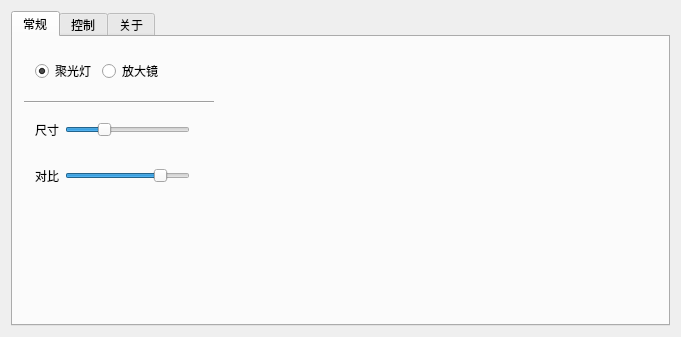
<?xml version="1.0" encoding="UTF-8"?>
<ui version="4.0">
 <class>MainWindowClass</class>
 <widget class="QWidget" name="MainWindowClass">
  <property name="geometry">
   <rect>
    <x>0</x>
    <y>0</y>
    <width>681</width>
    <height>337</height>
   </rect>
  </property>
  <property name="windowTitle">
   <string>Spotlight</string>
  </property>
  <property name="windowIcon">
   <iconset resource="Spotlight.qrc">
    <normaloff>:/Spotlight/res/icon.png</normaloff>:/Spotlight/res/icon.png</iconset>
  </property>
  <layout class="QHBoxLayout" name="horizontalLayout">
   <item>
    <widget class="QTabWidget" name="tabWidget">
     <property name="currentIndex">
      <number>0</number>
     </property>
     <widget class="QWidget" name="tab">
      <attribute name="title">
       <string>常规</string>
      </attribute>
      <layout class="QHBoxLayout" name="horizontalLayout_4" stretch="0,1">
       <item>
        <widget class="QWidget" name="widget" native="true">
         <layout class="QVBoxLayout" name="verticalLayout" stretch="0,0">
          <property name="spacing">
           <number>7</number>
          </property>
          <property name="leftMargin">
           <number>0</number>
          </property>
          <property name="topMargin">
           <number>0</number>
          </property>
          <property name="rightMargin">
           <number>0</number>
          </property>
          <property name="bottomMargin">
           <number>0</number>
          </property>
          <item>
           <widget class="QWidget" name="widget_13" native="true">
            <layout class="QHBoxLayout" name="horizontalLayout_11">
             <item>
              <widget class="QRadioButton" name="lightRadio">
               <property name="text">
                <string>聚光灯</string>
               </property>
               <property name="checked">
                <bool>true</bool>
               </property>
              </widget>
             </item>
             <item>
              <widget class="QRadioButton" name="zoomInRadio">
               <property name="text">
                <string>放大镜</string>
               </property>
              </widget>
             </item>
             <item>
              <spacer name="horizontalSpacer">
               <property name="orientation">
                <enum>Qt::Horizontal</enum>
               </property>
               <property name="sizeHint" stdset="0">
                <size>
                 <width>40</width>
                 <height>20</height>
                </size>
               </property>
              </spacer>
             </item>
            </layout>
           </widget>
          </item>
          <item>
           <widget class="QStackedWidget" name="stackedWidget">
            <property name="currentIndex">
             <number>1</number>
            </property>
            <widget class="QWidget" name="page">
             <layout class="QHBoxLayout" name="horizontalLayout_9">
              <property name="leftMargin">
               <number>0</number>
              </property>
              <property name="topMargin">
               <number>0</number>
              </property>
              <property name="rightMargin">
               <number>0</number>
              </property>
              <property name="bottomMargin">
               <number>0</number>
              </property>
              <item>
               <widget class="QWidget" name="zoomWidget" native="true">
                <property name="enabled">
                 <bool>true</bool>
                </property>
                <layout class="QVBoxLayout" name="verticalLayout_3">
                 <property name="leftMargin">
                  <number>0</number>
                 </property>
                 <property name="topMargin">
                  <number>0</number>
                 </property>
                 <property name="rightMargin">
                  <number>0</number>
                 </property>
                 <property name="bottomMargin">
                  <number>0</number>
                 </property>
                 <item>
                  <widget class="QWidget" name="widget_7" native="true">
                   <layout class="QHBoxLayout" name="horizontalLayout_5">
                    <item>
                     <widget class="QLabel" name="label_5">
                      <property name="text">
                       <string>尺寸</string>
                      </property>
                     </widget>
                    </item>
                    <item>
                     <widget class="QSlider" name="zoomInSizeSlider">
                      <property name="minimum">
                       <number>1</number>
                      </property>
                      <property name="maximum">
                       <number>100</number>
                      </property>
                      <property name="value">
                       <number>20</number>
                      </property>
                      <property name="orientation">
                       <enum>Qt::Horizontal</enum>
                      </property>
                     </widget>
                    </item>
                    <item>
                     <widget class="QLabel" name="zoomInSizeLabel">
                      <property name="text">
                       <string/>
                      </property>
                     </widget>
                    </item>
                   </layout>
                  </widget>
                 </item>
                 <item>
                  <widget class="QWidget" name="widget_10" native="true">
                   <layout class="QHBoxLayout" name="horizontalLayout_8">
                    <item>
                     <widget class="QLabel" name="label_11">
                      <property name="text">
                       <string>倍数</string>
                      </property>
                     </widget>
                    </item>
                    <item>
                     <widget class="QSlider" name="zoomFactorSlider">
                      <property name="styleSheet">
                       <string notr="true">QLabel {
    background-color: rgb(255, 170, 0);
    border: 1px solid black; /* 1px 黑色边框 */
    padding: 5px; /* 可选，添加内边距 */
}

QLabel:hover {
width: 16px;
height: 16px;
}
</string>
                      </property>
                      <property name="minimum">
                       <number>10</number>
                      </property>
                      <property name="maximum">
                       <number>50</number>
                      </property>
                      <property name="value">
                       <number>15</number>
                      </property>
                      <property name="orientation">
                       <enum>Qt::Horizontal</enum>
                      </property>
                     </widget>
                    </item>
                    <item>
                     <widget class="QLabel" name="zoomFactorLabel">
                      <property name="text">
                       <string/>
                      </property>
                     </widget>
                    </item>
                   </layout>
                  </widget>
                 </item>
                 <item>
                  <widget class="QWidget" name="widget_9" native="true">
                   <layout class="QHBoxLayout" name="horizontalLayout_7" stretch="0,1">
                    <item>
                     <widget class="QLabel" name="label_9">
                      <property name="text">
                       <string>线色</string>
                      </property>
                     </widget>
                    </item>
                    <item>
                     <widget class="ColorLabelWidget" name="colorSelectWidget" native="true"/>
                    </item>
                   </layout>
                  </widget>
                 </item>
                 <item>
                  <widget class="QWidget" name="widget_8" native="true">
                   <layout class="QHBoxLayout" name="horizontalLayout_6">
                    <item>
                     <widget class="QLabel" name="label_7">
                      <property name="text">
                       <string>线宽</string>
                      </property>
                     </widget>
                    </item>
                    <item>
                     <widget class="QSlider" name="borderWidthSlider">
                      <property name="maximum">
                       <number>10</number>
                      </property>
                      <property name="singleStep">
                       <number>1</number>
                      </property>
                      <property name="pageStep">
                       <number>1</number>
                      </property>
                      <property name="value">
                       <number>0</number>
                      </property>
                      <property name="orientation">
                       <enum>Qt::Horizontal</enum>
                      </property>
                     </widget>
                    </item>
                    <item>
                     <widget class="QLabel" name="borderWidthLabel">
                      <property name="text">
                       <string/>
                      </property>
                     </widget>
                    </item>
                   </layout>
                  </widget>
                 </item>
                 <item>
                  <spacer name="verticalSpacer">
                   <property name="orientation">
                    <enum>Qt::Vertical</enum>
                   </property>
                   <property name="sizeHint" stdset="0">
                    <size>
                     <width>20</width>
                     <height>40</height>
                    </size>
                   </property>
                  </spacer>
                 </item>
                </layout>
               </widget>
              </item>
             </layout>
            </widget>
            <widget class="QWidget" name="page_2">
             <layout class="QVBoxLayout" name="verticalLayout_4">
              <property name="leftMargin">
               <number>0</number>
              </property>
              <property name="topMargin">
               <number>0</number>
              </property>
              <property name="rightMargin">
               <number>0</number>
              </property>
              <property name="bottomMargin">
               <number>0</number>
              </property>
              <item>
               <widget class="Line" name="line">
                <property name="orientation">
                 <enum>Qt::Horizontal</enum>
                </property>
               </widget>
              </item>
              <item>
               <widget class="QWidget" name="lightWidget" native="true">
                <layout class="QVBoxLayout" name="verticalLayout_2">
                 <property name="leftMargin">
                  <number>0</number>
                 </property>
                 <property name="topMargin">
                  <number>0</number>
                 </property>
                 <property name="rightMargin">
                  <number>0</number>
                 </property>
                 <property name="bottomMargin">
                  <number>0</number>
                 </property>
                 <item>
                  <widget class="QWidget" name="widget_2" native="true">
                   <layout class="QHBoxLayout" name="horizontalLayout_2">
                    <item>
                     <widget class="QLabel" name="label">
                      <property name="text">
                       <string>尺寸</string>
                      </property>
                     </widget>
                    </item>
                    <item>
                     <widget class="QSlider" name="lightSizeSlider">
                      <property name="minimum">
                       <number>1</number>
                      </property>
                      <property name="maximum">
                       <number>100</number>
                      </property>
                      <property name="value">
                       <number>30</number>
                      </property>
                      <property name="orientation">
                       <enum>Qt::Horizontal</enum>
                      </property>
                     </widget>
                    </item>
                    <item>
                     <widget class="QLabel" name="lightSizeLabel">
                      <property name="text">
                       <string/>
                      </property>
                     </widget>
                    </item>
                   </layout>
                  </widget>
                 </item>
                 <item>
                  <widget class="QWidget" name="widget_3" native="true">
                   <layout class="QHBoxLayout" name="horizontalLayout_3">
                    <item>
                     <widget class="QLabel" name="label_3">
                      <property name="text">
                       <string>对比</string>
                      </property>
                     </widget>
                    </item>
                    <item>
                     <widget class="QSlider" name="contrastSlider">
                      <property name="minimum">
                       <number>1</number>
                      </property>
                      <property name="maximum">
                       <number>100</number>
                      </property>
                      <property name="value">
                       <number>80</number>
                      </property>
                      <property name="orientation">
                       <enum>Qt::Horizontal</enum>
                      </property>
                     </widget>
                    </item>
                    <item>
                     <widget class="QLabel" name="contrastLabel">
                      <property name="text">
                       <string/>
                      </property>
                     </widget>
                    </item>
                   </layout>
                  </widget>
                 </item>
                 <item>
                  <spacer name="verticalSpacer_2">
                   <property name="orientation">
                    <enum>Qt::Vertical</enum>
                   </property>
                   <property name="sizeHint" stdset="0">
                    <size>
                     <width>20</width>
                     <height>40</height>
                    </size>
                   </property>
                  </spacer>
                 </item>
                </layout>
               </widget>
              </item>
             </layout>
            </widget>
           </widget>
          </item>
         </layout>
        </widget>
       </item>
       <item>
        <widget class="PreviewWidget" name="previewWidget" native="true"/>
       </item>
      </layout>
     </widget>
     <widget class="QWidget" name="tab_2">
      <attribute name="title">
       <string>控制</string>
      </attribute>
      <layout class="QHBoxLayout" name="horizontalLayout_10">
       <property name="spacing">
        <number>0</number>
       </property>
       <property name="leftMargin">
        <number>0</number>
       </property>
       <property name="topMargin">
        <number>0</number>
       </property>
       <property name="rightMargin">
        <number>0</number>
       </property>
       <property name="bottomMargin">
        <number>0</number>
       </property>
       <item>
        <widget class="ActivationManager" name="activationManager" native="true"/>
       </item>
      </layout>
     </widget>
     <widget class="QWidget" name="tab_3">
      <attribute name="title">
       <string>关于</string>
      </attribute>
      <layout class="QVBoxLayout" name="verticalLayout_5">
       <item>
        <widget class="QTextBrowser" name="textBrowser">
         <property name="html">
          <string>&lt;!DOCTYPE HTML PUBLIC &quot;-//W3C//DTD HTML 4.0//EN&quot; &quot;http://www.w3.org/TR/REC-html40/strict.dtd&quot;&gt;
&lt;html&gt;&lt;head&gt;&lt;meta name=&quot;qrichtext&quot; content=&quot;1&quot; /&gt;&lt;style type=&quot;text/css&quot;&gt;
p, li { white-space: pre-wrap; }
&lt;/style&gt;&lt;/head&gt;&lt;body style=&quot; font-family:'SimSun'; font-size:9pt; font-weight:400; font-style:normal;&quot;&gt;
&lt;h3 style=&quot; margin-top:14px; margin-bottom:12px; margin-left:0px; margin-right:0px; -qt-block-indent:0; text-indent:0px;&quot;&gt;&lt;span style=&quot; font-size:large; font-weight:600;&quot;&gt;关于本软件&lt;/span&gt;&lt;/h3&gt;
&lt;p style=&quot; margin-top:12px; margin-bottom:12px; margin-left:0px; margin-right:0px; -qt-block-indent:0; text-indent:0px;&quot;&gt;感谢您使用本软件！&lt;/p&gt;
&lt;p style=&quot; margin-top:12px; margin-bottom:12px; margin-left:0px; margin-right:0px; -qt-block-indent:0; text-indent:0px;&quot;&gt;本软件是一款免费的开源工具，旨在为用户提供便捷实用的屏幕辅助功能。目前支持以下两个功能：&lt;/p&gt;
&lt;ol style=&quot;margin-top: 0px; margin-bottom: 0px; margin-left: 0px; margin-right: 0px; -qt-list-indent: 1;&quot;&gt;&lt;li style=&quot;&quot; style=&quot; margin-top:12px; margin-bottom:0px; margin-left:0px; margin-right:0px; -qt-block-indent:0; text-indent:0px;&quot;&gt;&lt;span style=&quot; font-weight:600;&quot;&gt;聚光灯效果&lt;/span&gt;：激活软件后，在屏幕上形成聚光灯效果，突出重点区域。&lt;/li&gt;
&lt;li style=&quot;&quot; style=&quot; margin-top:0px; margin-bottom:12px; margin-left:0px; margin-right:0px; -qt-block-indent:0; text-indent:0px;&quot;&gt;&lt;span style=&quot; font-weight:600;&quot;&gt;屏幕放大镜&lt;/span&gt;：随时放大屏幕区域，帮助您查看细节。&lt;/li&gt;&lt;/ol&gt;
&lt;p style=&quot; margin-top:12px; margin-bottom:12px; margin-left:0px; margin-right:0px; -qt-block-indent:0; text-indent:0px;&quot;&gt;如果您在使用过程中有任何问题、建议或者需要支持，请随时联系作者：&lt;/p&gt;
&lt;ul style=&quot;margin-top: 0px; margin-bottom: 0px; margin-left: 0px; margin-right: 0px; -qt-list-indent: 1;&quot;&gt;&lt;li style=&quot;&quot; style=&quot; margin-top:12px; margin-bottom:0px; margin-left:0px; margin-right:0px; -qt-block-indent:0; text-indent:0px;&quot;&gt;&lt;span style=&quot; font-weight:600;&quot;&gt;邮箱&lt;/span&gt;：herone.nhr@foxmail.com&lt;/li&gt;
&lt;li style=&quot;&quot; style=&quot; margin-top:12px; margin-bottom:0px; margin-left:0px; margin-right:0px; -qt-block-indent:0; text-indent:0px;&quot;&gt;&lt;span style=&quot; font-weight:600;&quot;&gt;QQ：&lt;/span&gt;1549434307&lt;/li&gt;
&lt;li style=&quot;&quot; style=&quot; margin-top:12px; margin-bottom:0px; margin-left:0px; margin-right:0px; -qt-block-indent:0; text-indent:0px;&quot;&gt;&lt;span style=&quot; font-weight:600;&quot;&gt;Github：&lt;/span&gt;&lt;a href=&quot;https://github.com/ninghairong/Spotlight/issues&quot;&gt;&lt;span style=&quot; text-decoration: underline; color:#0000ff;&quot;&gt;Issues·Spotlight&lt;/span&gt;&lt;/a&gt;&lt;/li&gt;
&lt;li style=&quot;&quot; style=&quot; margin-top:12px; margin-bottom:0px; margin-left:0px; margin-right:0px; -qt-block-indent:0; text-indent:0px;&quot;&gt;&lt;span style=&quot; font-weight:600;&quot;&gt;Gitee：&lt;/span&gt;&lt;a href=&quot;https://gitee.com/nhr1013/Spotlight/issues&quot;&gt;&lt;span style=&quot; text-decoration: underline; color:#0000ff;&quot;&gt;Issues·Spotlight - Gitee&lt;/span&gt;&lt;/a&gt;&lt;/li&gt;&lt;/ul&gt;
&lt;p style=&quot; margin-top:12px; margin-bottom:12px; margin-left:0px; margin-right:0px; -qt-block-indent:0; text-indent:0px;&quot;&gt;我们希望听到您的反馈，共同改进和完善本软件！&lt;/p&gt;&lt;/body&gt;&lt;/html&gt;</string>
         </property>
         <property name="openExternalLinks">
          <bool>true</bool>
         </property>
        </widget>
       </item>
       <item>
        <widget class="QPushButton" name="pushButton">
         <property name="text">
          <string>做的不错，鼓励一下！</string>
         </property>
        </widget>
       </item>
      </layout>
     </widget>
    </widget>
   </item>
  </layout>
 </widget>
 <layoutdefault spacing="6" margin="11"/>
 <customwidgets>
  <customwidget>
   <class>PreviewWidget</class>
   <extends>QWidget</extends>
   <header>PreviewWidget.h</header>
   <container>1</container>
  </customwidget>
  <customwidget>
   <class>ColorLabelWidget</class>
   <extends>QWidget</extends>
   <header>ColorLabelWidget.h</header>
   <container>1</container>
  </customwidget>
  <customwidget>
   <class>ActivationManager</class>
   <extends>QWidget</extends>
   <header>ActivationManager.h</header>
   <container>1</container>
  </customwidget>
 </customwidgets>
 <resources>
  <include location="Spotlight.qrc"/>
 </resources>
 <connections/>
</ui>
